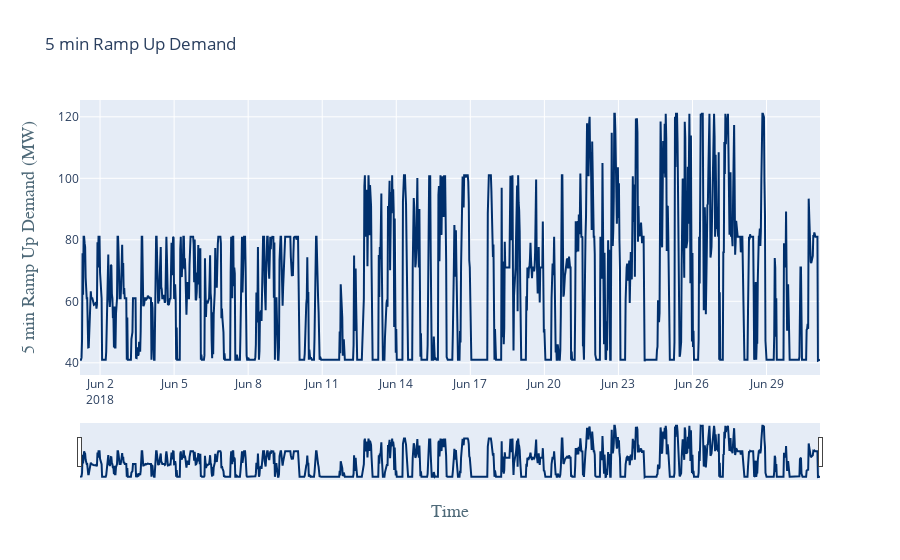

This figure's notebook cell:
### Code cell
fig = go.Figure()
fig.add_trace(go.Scatter(x=df_30min['Timestamp'], y=df_30min['5min_Raise_Demand'], name='30min', line_color='#002f6c'))
fig.update_layout(title_text="5 min Ramp Up Demand", xaxis_rangeslider_visible=True,
    xaxis=dict(
        title='Time',
        titlefont=dict(
            family='Courier New, monospace',
            size=18,
            color='#4f6a79'
        )
    ),
    yaxis=dict(
        title='5 min Ramp Up Demand (MW)',
        titlefont=dict(
            family='Courier New, monospace',
            size=18,
            color='#4f6a79'
        )
    ))
fig.show()

### Figure 1 — Plotly figure (JSON) as saved in the notebook; plotly's stock layout.template omitted (floating-point values rounded to 4 significant figures; data arrays with more than 128 entries replaced by an {"elided": "..."} marker saying what was removed)
{"data": [{"line": {"color": "#002f6c"}, "name": "30min", "type": "scatter", "x": {"elided": "1609 str values"}, "y": {"elided": "1609 float values"}}], "layout": {"title": {"text": "5 min Ramp Up Demand"}, "xaxis": {"rangeslider": {"visible": true}, "title": {"font": {"color": "#4f6a79", "family": "Courier New, monospace", "size": 18}, "text": "Time"}}, "yaxis": {"title": {"font": {"color": "#4f6a79", "family": "Courier New, monospace", "size": 18}, "text": "5 min Ramp Up Demand (MW)"}}}}
